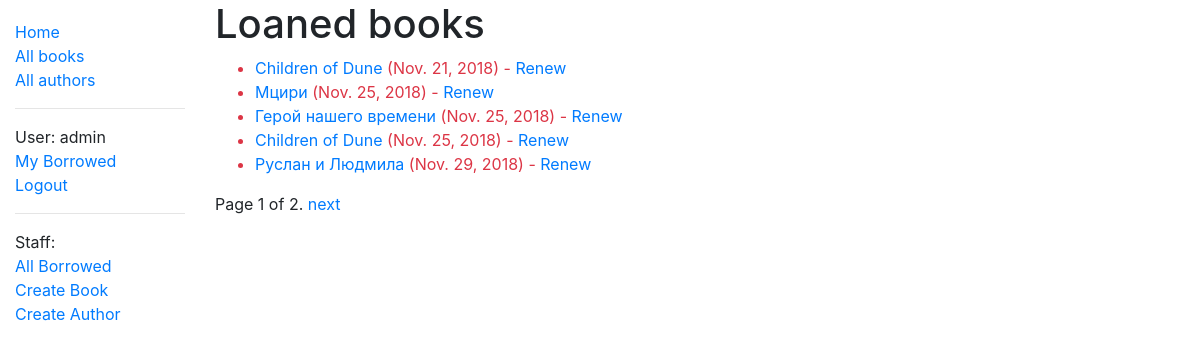
The page /catalog/borrowed/ (signed in) on the database as committed earlier.
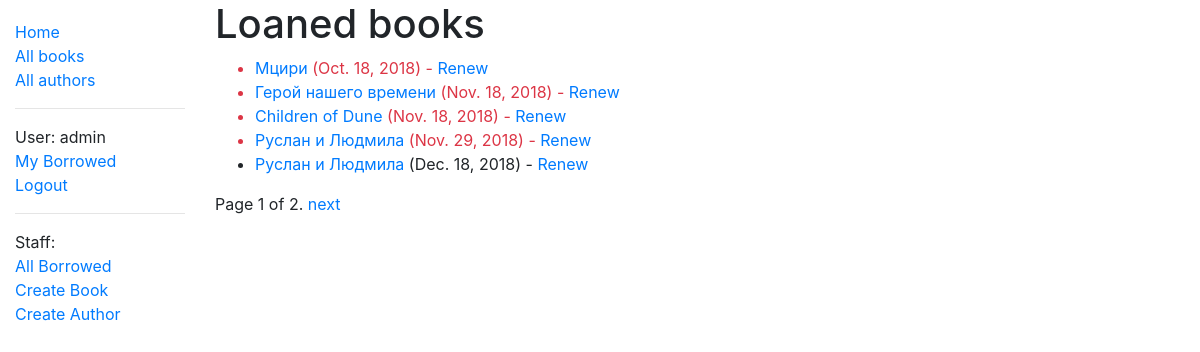
The same page on the database as committed later.
### catalog/models.py (models this page shows, shortened)
class BookInstance(models.Model):
    id = models.UUIDField(primary_key=True, default=uuid.uuid4, help_text='Unique ID for this particular book across whole library')
    book = models.ForeignKey('Book', on_delete=models.SET_NULL, null=True)
    imprint = models.CharField(max_length=200)
    due_back = models.DateField(null=True, blank=True)
    LOAN_STATUS = (
        ('m', 'Maintenance'),
        ('o', 'On loan'),
        ('a', 'Available'),
        ('r', 'Reserved')
    )
    status = models.CharField(max_length=1, choices=LOAN_STATUS, blank=True, default='m', help_text='Book availability')
    borrower = models.ForeignKey(User, on_delete=models.SET_NULL, null=True, blank=True)
    @property
    def is_overdue(self):
        if self.due_back and date.today() > self.due_back:
            return True
        return False
    class Meta:
        ordering = ['due_back']
        permissions = (('can_mark_returned', 'Set book as returned'),)

class Book(models.Model):
    title = models.CharField(max_length=200)
    author = models.ForeignKey('Author', on_delete=models.SET_NULL, null=True)
    summary = models.TextField(max_length=1000, help_text="Enter a brief description of the book")
    isbn = models.CharField('ISBN', max_length=13, help_text='13 Character <a href="https://www.isbn-international.org/content/what-isbn">ISBN number</a>')
    genre = models.ManyToManyField(Genre, help_text="Select a genre for this book")
    language = models.ForeignKey('Language', on_delete=models.SET_NULL, null=True)
    def display_genre(self):
        return ', '.join(genre.name for genre in self.genre.all()[:3])
    display_genre.short_description = 'Genre'

### catalog/views.py (the view)
# urls.py: path('borrowed/', BorrowedBooksByUserListView.as_view(), name='borrowed'),
class BorrowedBooksByUserListView(PermissionRequiredMixin, LoginRequiredMixin, generic.ListView):
    model = BookInstance
    paginate_by = 5
    template_name = 'catalog/bookinstance_list_borrowed.html'
    permission_required = 'catalog.can_mark_returned'
    def get_queryset(self):
        return BookInstance.objects.filter(status__exact='o').order_by('due_back')

### catalog/templates/catalog/bookinstance_list_borrowed.html
{% extends "base_generic.html" %}
{% block content %}
<h1>Loaned books</h1>
{% if user.is_staff %}
{% if bookinstance_list %}
<ul>
    {% for bookinst in bookinstance_list %}
    <li class="{% if bookinst.is_overdue %}text-danger{% endif %}">
        <a href="{% url 'book-detail' bookinst.book.pk %}">{{bookinst.book.title}}</a> ({{ bookinst.due_back }})
        {% if perms.catalog.can_mark_returned %} - <a href="{% url 'renew-book-librarian' bookinst.id %}">Renew</a>{% endif %}
    </li>
    {% endfor %}
</ul>
{% else %}
<p>There are no books borrowed.</p>
{% endif %}
{% endif %}
{% endblock %}

Rows that differ between the two databases and show on the page:
no longer on this page (row edited): BookInstance: book "Children of Dune", due_back "Nov. 25, 2018"
changed BookInstance "Мцири": due_back "Nov. 25, 2018" → "Oct. 18, 2018"
changed BookInstance "Герой нашего времени": due_back "Nov. 25, 2018" → "Nov. 18, 2018"
changed BookInstance "Children of Dune": due_back "Nov. 21, 2018" → "Nov. 18, 2018"; moves down the list
now on this page (row edited): BookInstance: book "Руслан и Людмила", due_back "Dec. 18, 2018"
